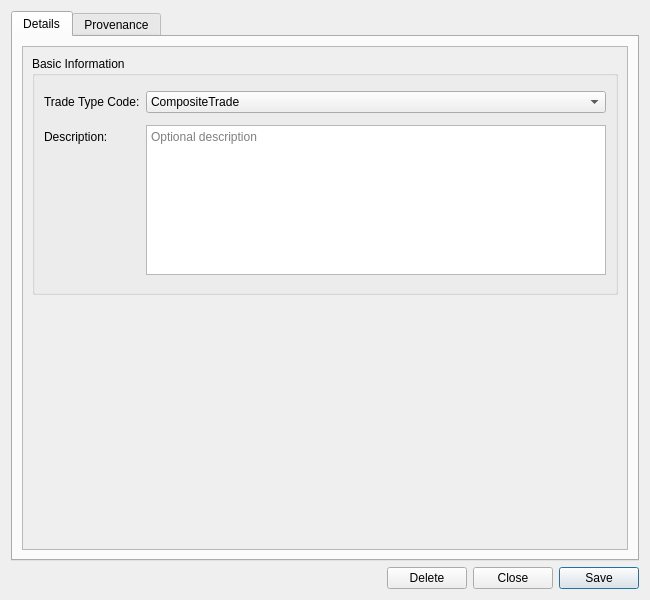
<?xml version="1.0" encoding="UTF-8"?>
<ui version="4.0">
 <class>CompositeInstrumentDetailDialog</class>
 <widget class="QWidget" name="CompositeInstrumentDetailDialog">
  <property name="geometry">
   <rect>
    <x>0</x>
    <y>0</y>
    <width>650</width>
    <height>600</height>
   </rect>
  </property>
  <property name="minimumSize">
   <size>
    <width>650</width>
    <height>600</height>
   </size>
  </property>
  <property name="windowTitle">
   <string>Composite Instrument Details</string>
  </property>
  <layout class="QVBoxLayout" name="verticalLayout">
   <item>
    <widget class="QTabWidget" name="tabWidget">
     <property name="currentIndex"><number>0</number></property>
     <widget class="QWidget" name="detailsTab">
      <attribute name="title"><string>Details</string></attribute>
      <layout class="QVBoxLayout" name="detailsLayout">
       <item>
        <widget class="QScrollArea" name="detailsScrollArea">
         <property name="widgetResizable"><bool>true</bool></property>
         <widget class="QWidget" name="detailsScrollContents">
          <property name="geometry">
           <rect><x>0</x><y>0</y><width>620</width><height>500</height></rect>
          </property>
          <layout class="QVBoxLayout" name="detailsScrollLayout">
           <item>
            <widget class="QGroupBox" name="basicInfoGroup">
             <property name="title">
              <string>Basic Information</string>
             </property>
             <layout class="QFormLayout" name="basicInfoFormLayout">
              <item row="0" column="0">
               <widget class="QLabel" name="labelTradeTypeCode">
                <property name="text"><string>Trade Type Code:</string></property>
               </widget>
              </item>
              <item row="0" column="1">
               <widget class="QComboBox" name="tradeTypeCodeCombo">
                <item><property name="text"><string>CompositeTrade</string></property></item>
                <item><property name="text"><string>MultiLegOption</string></property></item>
               </widget>
              </item>
              <item row="1" column="0">
               <widget class="QLabel" name="labelDescription">
                <property name="text"><string>Description:</string></property>
               </widget>
              </item>
              <item row="1" column="1">
               <widget class="QPlainTextEdit" name="descriptionEdit">
                <property name="minimumSize">
                 <size><width>0</width><height>80</height></size>
                </property>
                <property name="maximumSize">
                 <size><width>16777215</width><height>150</height></size>
                </property>
                <property name="placeholderText">
                 <string>Optional description</string>
                </property>
               </widget>
              </item>
             </layout>
            </widget>
           </item>
           <item>
            <widget class="ores::qt::CompositeLegsWidget" name="legsWidget" native="true"/>
           </item>
           <item>
            <spacer name="verticalSpacer">
             <property name="orientation"><enum>Qt::Vertical</enum></property>
             <property name="sizeHint" stdset="0">
              <size><width>20</width><height>40</height></size>
             </property>
            </spacer>
           </item>
          </layout>
         </widget>
        </widget>
       </item>
      </layout>
     </widget>
     <widget class="QWidget" name="provenanceTab">
      <attribute name="title"><string>Provenance</string></attribute>
      <layout class="QVBoxLayout" name="provenanceTabLayout">
       <item>
        <widget class="ores::qt::ProvenanceWidget" name="provenanceWidget" native="true"/>
       </item>
      </layout>
     </widget>
    </widget>
   </item>
   <item>
    <layout class="QHBoxLayout" name="buttonLayout">
     <item>
      <spacer name="horizontalSpacer">
       <property name="orientation"><enum>Qt::Horizontal</enum></property>
       <property name="sizeHint" stdset="0">
        <size><width>40</width><height>20</height></size>
       </property>
      </spacer>
     </item>
     <item>
      <widget class="QPushButton" name="deleteButton">
       <property name="text"><string>Delete</string></property>
      </widget>
     </item>
     <item>
      <widget class="QPushButton" name="closeButton">
       <property name="text"><string>Close</string></property>
      </widget>
     </item>
     <item>
      <widget class="QPushButton" name="saveButton">
       <property name="text"><string>Save</string></property>
       <property name="default"><bool>true</bool></property>
      </widget>
     </item>
    </layout>
   </item>
  </layout>
 </widget>
 <customwidgets>
  <customwidget>
   <class>ores::qt::ProvenanceWidget</class>
   <extends>QWidget</extends>
   <header>ores.qt/ProvenanceWidget.hpp</header>
  </customwidget>
  <customwidget>
   <class>ores::qt::CompositeLegsWidget</class>
   <extends>QWidget</extends>
   <header>ores.qt/CompositeLegsWidget.hpp</header>
  </customwidget>
 </customwidgets>
 <resources/>
 <connections/>
</ui>
